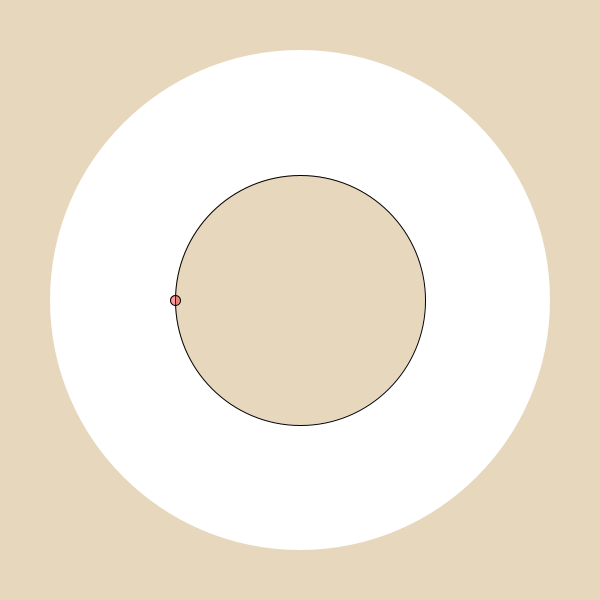
Frame 1 (no input)
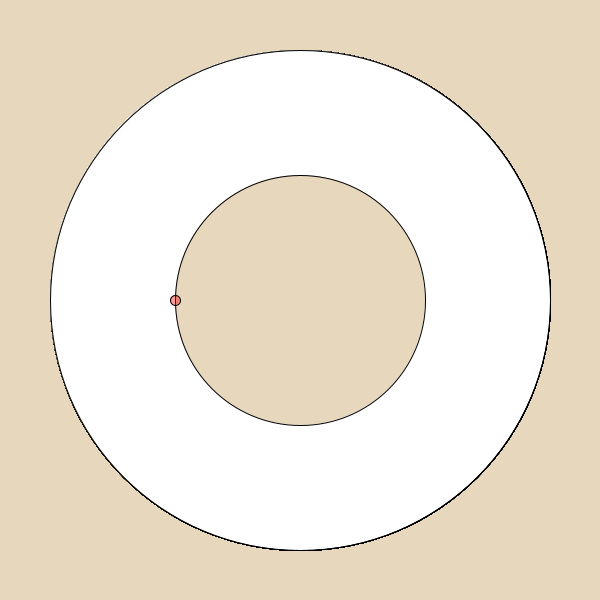
Frame 60 (the mouse pressed at the canvas centre just before this capture)
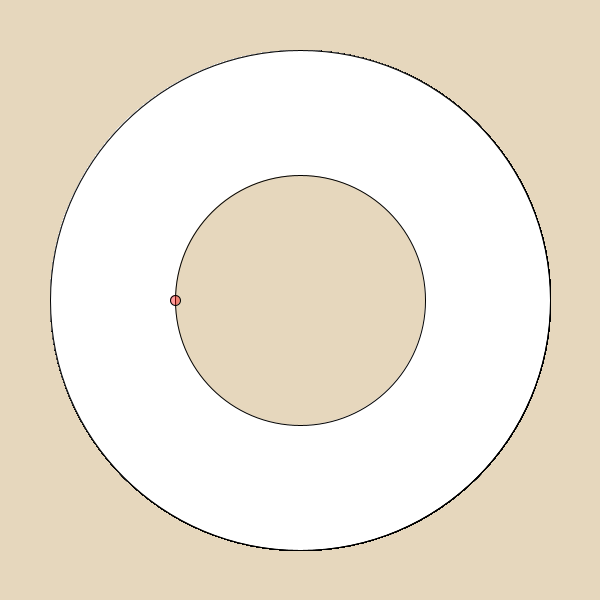
Frame 120 (the mouse held since frame 60 and released just before this capture)

The Processing sketch that drew these frames (run headless with seeded random() and noise(); from frame 60 on, the mouse is pressed at the canvas centre):

// Processing sketch: tp1
// ── tp1.pde
void setup()
{
  size(600,600);
  background(230,215,189); // Color pergamino
  noStroke();
  
}
void draw()
{
  fill(255);
  circle(width/2,height/2,500);// Fuera
  

  
  
  
  
  
  stroke(0);
  /*
  stroke(0);
  line(width/2,height,width/2,0);
  line(0,height/2,width,height/2);
  */
  
  fill(230,215,189);
  circle(width/2,height/2,250);// Dentro
  fill(255,0,0,100);
  //triangle(width/2, height/2,350,300,450,300);
   circle(175,300,10);
}
